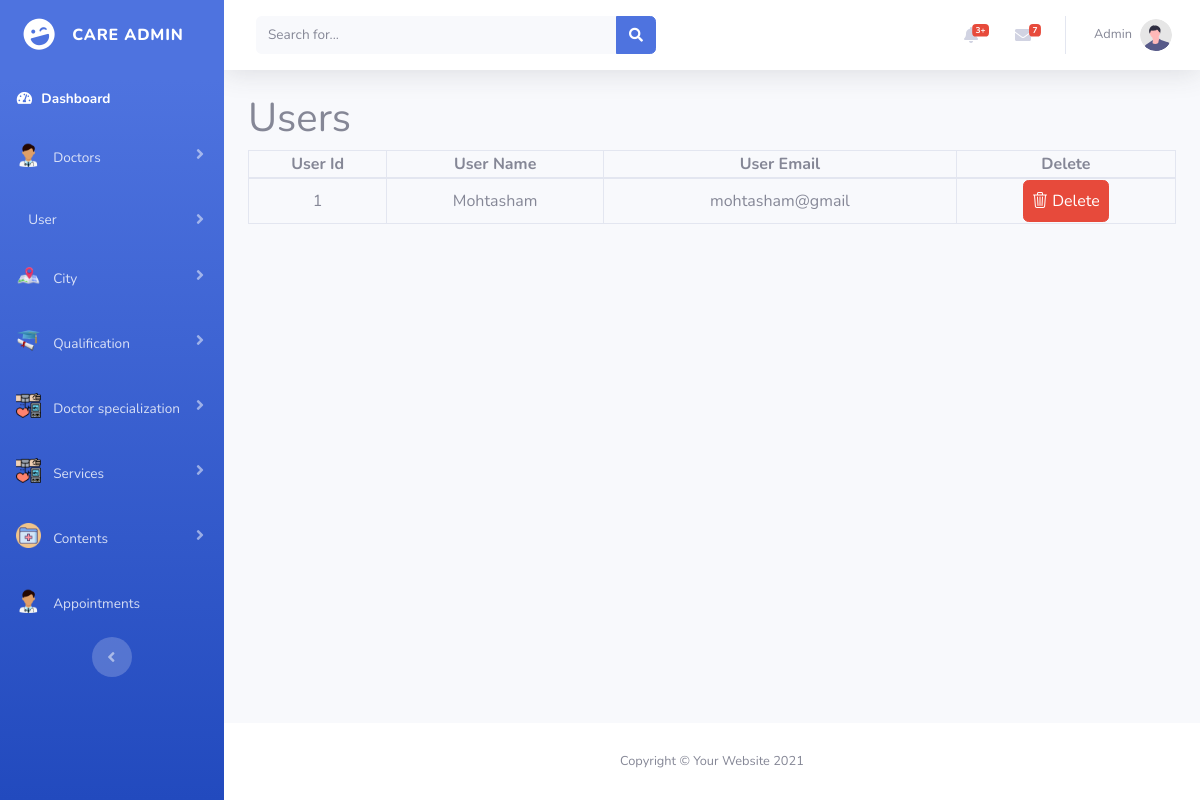
Before: /admin/view_users.php (signed in) with the older database file.
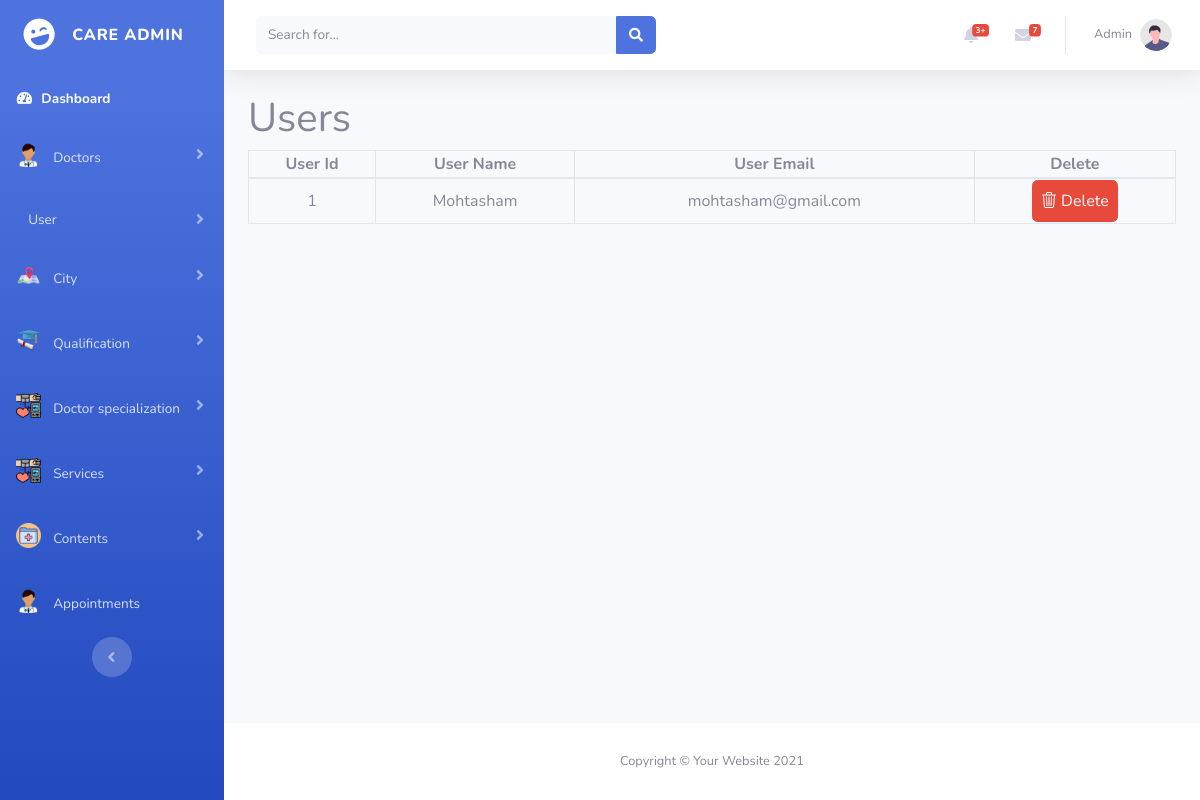
After: the same page with the newer database file.
### tables this page shows
CREATE TABLE `patients` (
  `patient_id` int(11) NOT NULL,
  `patient_name` varchar(100) NOT NULL,
  `patient_email` varchar(200) NOT NULL,
  `patient_password` varchar(100) NOT NULL,
  `status` int(11) NOT NULL
);

### admin/view_users.php (the view, shortened to what this page needs)
<?php
include("connection.php");
$select_users_query = "SELECT * FROM `patients` where status = 0";
$run_select_users_query = mysqli_query($connection, $select_users_query);
?>
<!DOCTYPE html>
<html lang="en">
<head>
    <link rel="stylesheet" href="https://cdn.jsdelivr.net/npm/bootstrap-icons@1.11.1/font/bootstrap-icons.css">
    <link href="vendor/fontawesome-free/css/all.min.css" rel="stylesheet" type="text/css">
    <link href="https://cdn.jsdelivr.net/npm/bootstrap@5.0.2/dist/css/bootstrap.min.css" rel="stylesheet"
>
    <link href="css/sb-admin-2.min.css" rel="stylesheet">
</head>
<body id="page-top">
    <div id="wrapper">
        <?php include 'sidebar.php';?>
        <div id="content-wrapper" class="d-flex flex-column">
            <div id="content">
                <?php include 'topbar.php';?>
                <div class="container">
                        <h1>Users</h1>
                        <table class="table-bordered w-100 text-center">
                            <thead>
                                <th>User Id</th>
                                <th>User Name</th>
                                <th>User Email</th>
                                <th>Delete</th>
                            </thead>
                            <tbody>
                                <?php while($row = mysqli_fetch_array($run_select_users_query)){?>
                              <tr>
                                        <td><?php echo $row['patient_id']; ?></td>
                                        <td><?php echo $row['patient_name']; ?></td>
                                        <td><?php echo $row['patient_email']; ?></td>
                                        <td><a href="deleteuser.php?id=<?php echo $row['patient_id']; ?>" class="btn btn-danger px-2 py-2"><i class="bi bi-trash3"></i> Delete</a></td>
                              </tr>
                                <?php } ?>
                            </tbody>
                        </table>
                </div>
            </div>
            <?php include 'footer.php' ?>
        </div>
    </div>
</body>
</html>

### admin/sidebar.php (shortened to what this page needs)
<ul class="navbar-nav bg-gradient-primary sidebar sidebar-dark accordion" id="accordionSidebar">
    <a class="sidebar-brand d-flex align-items-center justify-content-center" href="index.html">
        <div class="sidebar-brand-icon rotate-n-15">
            <i class="fas fa-laugh-wink"></i>
        </div>
        <div class="sidebar-brand-text mx-3">Care Admin</div>
    </a>
    <li class="nav-item active">
        <a class="nav-link" href="index.html">
            <i class="fas fa-fw fa-tachometer-alt"></i>
            <span>Dashboard</span></a>
    </li>
    <li class="nav-item">
        <a class="nav-link collapsed" href="#" data-toggle="collapse" data-target="#collapseTwo"
            aria-expanded="true" aria-controls="collapseTwo">
            <img src="images/Doctor-Icon.png" alt="" width="25" class="pb-2 me-2">
            <span>Doctors</span>
        </a>
    </li>
    <li class="nav-item">
        <a class="nav-link collapsed" href="#" data-toggle="collapse" data-target="#collapseUtilities"
            aria-expanded="true" aria-controls="collapseUtilities">
            <span>User</span>
        </a>
    </li>
    <li class="nav-item">
        <a class="nav-link collapsed" href="#" data-toggle="collapse" data-target="#collapsePages"
            aria-expanded="true" aria-controls="collapsePages">
            <img src="images/city-icon.png" alt="" width="25" class="pb-2 me-2">
            <span>City</span>
        </a>
    </li>
    <li class="nav-item">
        <a class="nav-link collapsed" href="#" data-toggle="collapse" data-target="#collapsePages6"
            aria-expanded="true" aria-controls="collapsePages">
            <img src="images/Qualification-icon.png" alt="" width="25" class="pb-2 me-2">
            <span>Qualification</span>
        </a>
    </li>
    <li class="nav-item">
        <a class="nav-link collapsed" href="#" data-toggle="collapse" data-target="#collapsePages2"
            aria-expanded="true" aria-controls="collapsePages">
            <img src="images/category-icon.png" alt="" width="25" class="pb-2 me-2">
            <span>Doctor specialization</span>
        </a>
    </li>
    <li class="nav-item">
        <a class="nav-link collapsed" href="#" data-toggle="collapse" data-target="#collapsePages9"
            aria-expanded="true" aria-controls="collapsePages">
            <img src="images/category-icon.png" alt="" width="25" class="pb-2 me-2">
            <span>Services</span>
        </a>
    </li>
    <li class="nav-item">
        <a class="nav-link collapsed" href="#" data-toggle="collapse" data-target="#collapsePages3"
            aria-expanded="true" aria-controls="collapsePages">
            <img src="images/content-icon.png" alt="" width="25" class="pb-2 me-2">
            <span>Contents</span>
        </a>
    </li>
    <li class="nav-item">
        <a class="nav-link" href="#">
            <img src="images/Doctor-Icon.png" alt="" width="25" class="pb-2 me-2">
            <span>Appointments</span>
        </a>
    </li>
    <div class="text-center d-none d-md-inline">
        <button class="rounded-circle border-0" id="sidebarToggle"></button>
    </div>
</ul>

### admin/topbar.php (shortened to what this page needs)
<nav class="navbar navbar-expand navbar-light bg-white topbar mb-4 static-top shadow">
    <form
        class="d-none d-sm-inline-block form-inline mr-auto ml-md-3 my-2 my-md-0 mw-100 navbar-search">
        <div class="input-group">
            <input type="text" class="form-control bg-light border-0 small" placeholder="Search for..."
                aria-label="Search" aria-describedby="basic-addon2">
            <div class="input-group-append">
                <button class="btn btn-primary" type="button">
                    <i class="fas fa-search fa-sm"></i>
                </button>
            </div>
        </div>
    </form>
    <ul class="navbar-nav ml-auto">
        <li class="nav-item dropdown no-arrow mx-1">
            <a class="nav-link dropdown-toggle" href="#" id="alertsDropdown" role="button"
                data-toggle="dropdown" aria-haspopup="true" aria-expanded="false">
                <i class="fas fa-bell fa-fw"></i>
                <span class="badge badge-danger badge-counter">3+</span>
            </a>
        </li>
        <li class="nav-item dropdown no-arrow mx-1">
            <a class="nav-link dropdown-toggle" href="#" id="messagesDropdown" role="button"
                data-toggle="dropdown" aria-haspopup="true" aria-expanded="false">
                <i class="fas fa-envelope fa-fw"></i>
                <span class="badge badge-danger badge-counter">7</span>
            </a>
        </li>
        <li class="nav-item dropdown no-arrow">
            <a class="nav-link dropdown-toggle" href="#" id="userDropdown" role="button"
                data-toggle="dropdown" aria-haspopup="true" aria-expanded="false">
                <span class="mr-2 d-none d-lg-inline text-gray-600 small">Admin</span>
                <img class="img-profile rounded-circle"
                    src="img/undraw_profile.svg">
            </a>
        </li>
    </ul>
</nav>

### admin/footer.php
<footer class="sticky-footer bg-white">
    <div class="container my-auto">
        <div class="copyright text-center my-auto">
            <span>Copyright &copy; Your Website 2021</span>
        </div>
    </div>
</footer>

Changed rows visible on the page:
changed patients "Mohtasham": patient_email "mohtasham@gmail" → "mohtasham@gmail.com"
